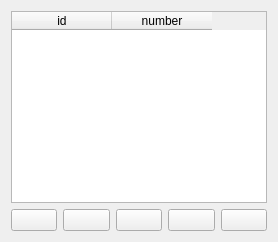
                <widget class="QWidget" name="page_data_base_reg_number">
                 <layout class="QGridLayout" name="gridLayout_59">
                  <item row="0" column="0">
                   <widget class="QTableWidget" name="table_reg_number">
                    <column>
                     <property name="text">
                      <string>id</string>
                     </property>
                    </column>
                    <column>
                     <property name="text">
                      <string>number</string>
                     </property>
                    </column>
                   </widget>
                  </item>
                  <item row="1" column="0">
                   <layout class="QHBoxLayout" name="horizontalLayout_24">
                    <item>
                     <widget class="QPushButton" name="btn_back_reg_number">
                      <property name="text">
                       <string/>
                      </property>
                      <property name="icon">
                       <iconset resource="../resources/res.qrc">
                        <normaloff>:/icon/icons/arrow-small-left.png</normaloff>:/icon/icons/arrow-small-left.png</iconset>
                      </property>
                      <property name="iconSize">
                       <size>
                        <width>30</width>
                        <height>50</height>
                       </size>
                      </property>
                      <property name="checkable">
                       <bool>true</bool>
                      </property>
                     </widget>
                    </item>
                    <item>
                     <widget class="QPushButton" name="btn_search_reg_number">
                      <property name="text">
                       <string/>
                      </property>
                      <property name="icon">
                       <iconset resource="../resources/res.qrc">
                        <normaloff>:/icon/icons/search.png</normaloff>:/icon/icons/search.png</iconset>
                      </property>
                      <property name="iconSize">
                       <size>
                        <width>30</width>
                        <height>50</height>
                       </size>
                      </property>
                     </widget>
                    </item>
                    <item>
                     <widget class="QPushButton" name="btn_edit_reg_number">
                      <property name="text">
                       <string/>
                      </property>
                      <property name="icon">
                       <iconset resource="../resources/res.qrc">
                        <normaloff>:/icon/icons/pencil.png</normaloff>:/icon/icons/pencil.png</iconset>
                      </property>
                      <property name="iconSize">
                       <size>
                        <width>30</width>
                        <height>50</height>
                       </size>
                      </property>
                     </widget>
                    </item>
                    <item>
                     <widget class="QPushButton" name="btn_insert_reg_number">
                      <property name="text">
                       <string/>
                      </property>
                      <property name="icon">
                       <iconset resource="../resources/res.qrc">
                        <normaloff>:/icon/icons/icons8-plus-24 (2).png</normaloff>:/icon/icons/icons8-plus-24 (2).png</iconset>
                      </property>
                      <property name="iconSize">
                       <size>
                        <width>50</width>
                        <height>50</height>
                       </size>
                      </property>
                     </widget>
                    </item>
                    <item>
                     <widget class="QPushButton" name="btn_delete_reg_number">
                      <property name="text">
                       <string/>
                      </property>
                      <property name="icon">
                       <iconset resource="../resources/res.qrc">
                        <normaloff>:/icon/icons/icons8-trash-50 (1).png</normaloff>:/icon/icons/icons8-trash-50 (1).png</iconset>
                      </property>
                      <property name="iconSize">
                       <size>
                        <width>30</width>
                        <height>50</height>
                       </size>
                      </property>
                     </widget>
                    </item>
                   </layout>
                  </item>
                 </layout>
                </widget>
